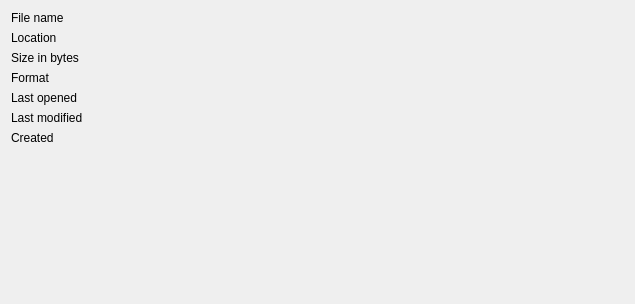
<?xml version="1.0" encoding="UTF-8"?>
<ui version="4.0">
 <class>PropertiesDialog</class>
 <widget class="QDialog" name="PropertiesDialog">
  <property name="geometry">
   <rect>
    <x>0</x>
    <y>0</y>
    <width>635</width>
    <height>304</height>
   </rect>
  </property>
  <property name="windowTitle">
   <string>Properties</string>
  </property>
  <property name="locale">
   <locale language="English" country="UnitedStates"/>
  </property>
  <layout class="QVBoxLayout" name="verticalLayout">
   <item>
    <layout class="QHBoxLayout" name="horizontalLayout_4">
     <item>
      <widget class="QLabel" name="label">
       <property name="text">
        <string>File name</string>
       </property>
      </widget>
     </item>
     <item>
      <widget class="QLabel" name="fileNameLabel">
       <property name="text">
        <string/>
       </property>
      </widget>
     </item>
    </layout>
   </item>
   <item>
    <layout class="QHBoxLayout" name="horizontalLayout_5">
     <item>
      <widget class="QLabel" name="label_5">
       <property name="text">
        <string>Location</string>
       </property>
      </widget>
     </item>
     <item>
      <widget class="QLabel" name="loactionLabel">
       <property name="text">
        <string/>
       </property>
      </widget>
     </item>
    </layout>
   </item>
   <item>
    <layout class="QHBoxLayout" name="horizontalLayout">
     <item>
      <widget class="QLabel" name="label_2">
       <property name="text">
        <string>Size in bytes</string>
       </property>
      </widget>
     </item>
     <item>
      <widget class="QLabel" name="fileSizeLabel">
       <property name="text">
        <string/>
       </property>
      </widget>
     </item>
    </layout>
   </item>
   <item>
    <layout class="QHBoxLayout" name="horizontalLayout_2">
     <item>
      <widget class="QLabel" name="label_3">
       <property name="text">
        <string>Format</string>
       </property>
      </widget>
     </item>
     <item>
      <widget class="QLabel" name="formatLabel">
       <property name="text">
        <string/>
       </property>
      </widget>
     </item>
    </layout>
   </item>
   <item>
    <layout class="QHBoxLayout" name="horizontalLayout_3">
     <item>
      <widget class="QLabel" name="label_4">
       <property name="text">
        <string>Last opened</string>
       </property>
      </widget>
     </item>
     <item>
      <widget class="QLabel" name="lastOpenedLabel">
       <property name="text">
        <string/>
       </property>
      </widget>
     </item>
    </layout>
   </item>
   <item>
    <layout class="QHBoxLayout" name="horizontalLayout_6">
     <item>
      <widget class="QLabel" name="label_6">
       <property name="text">
        <string>Last modified</string>
       </property>
      </widget>
     </item>
     <item>
      <widget class="QLabel" name="lastModifiedLabel">
       <property name="text">
        <string/>
       </property>
      </widget>
     </item>
    </layout>
   </item>
   <item>
    <layout class="QHBoxLayout" name="horizontalLayout_7">
     <item>
      <widget class="QLabel" name="label_7">
       <property name="text">
        <string>Created</string>
       </property>
      </widget>
     </item>
     <item>
      <widget class="QLabel" name="createdLabel">
       <property name="text">
        <string/>
       </property>
      </widget>
     </item>
    </layout>
   </item>
   <item>
    <spacer name="verticalSpacer">
     <property name="orientation">
      <enum>Qt::Vertical</enum>
     </property>
     <property name="sizeHint" stdset="0">
      <size>
       <width>20</width>
       <height>40</height>
      </size>
     </property>
    </spacer>
   </item>
  </layout>
 </widget>
 <resources/>
 <connections/>
</ui>
